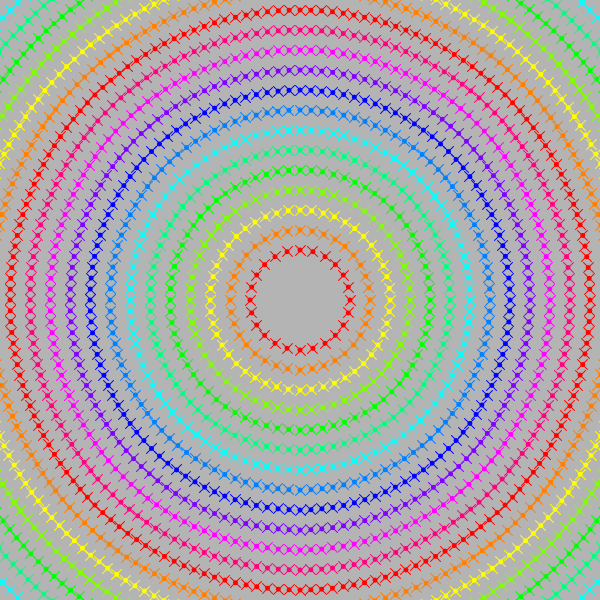
Frame 1 (no input)
Frame 60 (the mouse pressed at the canvas centre just before this capture): identical to frame 1, image omitted
Frame 120 (the mouse held since frame 60 and released just before this capture): identical to frame 1, image omitted

The Processing sketch that drew this single still picture (run headless with seeded random() and noise(); from frame 60 on, the mouse is pressed at the canvas centre):

// Processing sketch: dibujando_en_circulos_03
// ── dibujando_en_circulos_03.pde
/*
 Basado en el ejemplo anterior(02),
 ahora que todo funciona podemos estilizarlo.
 Francisco Zamorano, 2017
 */

float origenX, origenY;  //usaremos este para el centro de la circunferencia
float radioInicial; // radio de la circunferencia
int nElementosInicial; //cantidad de cosas a dibujar
int nAnillos; //cuantas repeticiones para crear 'anillos'
float espacioAnillos; //separacion entre 'anillos' 

void setup() {
  size(600, 600);
  origenX = width/2; //mitad del ancho del canvas
  origenY = height/2; //mitad del alto del canvas
  radioInicial = 50; //inicializamos el radio, lo vamos a modificar despues
  nElementosInicial = 24;
  nAnillos = 20;
  espacioAnillos = 20;
  colorMode (HSB, 360, 100, 100);
}

void draw() {
  background(255);
  for (int i = 0; i<nAnillos; i++) { //loop para repetir anillos
    float radio = radioInicial + espacioAnillos*i; // en cada loop de 'i', incrementamos el radio en 20px
    int nElementos = nElementosInicial + 12*i; //en cada anillo, incrementamos en 12 la cantidad de elementos
    float hue = (i%12)*30; //esta es una tecnica para limitar que un numero no crezca, el operador "módulo"(%) genera un ciclo.
    color miColor = color(hue, 100, 100);

    //dibujemos un anillo
    for (int j = 0; j<nElementos; j++) { //loop para posicionar los elementos
      float angulo = (TWO_PI/nElementos) * j;
      float x = origenX + cos(angulo) * radio;
      float y = origenY + sin(angulo) * radio;
      miDibujo(x, y, 10, 10, miColor); //en vez de dibujar directo aca, llamamos a una funcion. Esto es opcional por supuesto
    }
  }
}

void miDibujo(float x, float y, float tX, float tY, color c) {
  tX/=2;
  tY/=2;
  fill(c);
  noStroke();
  ellipse(x, y, tX, tY);
  stroke(c);
  line(x+tX, y+tY, x-tX, y-tY);
  line(x+tX, y-tY, x-tX, y+tY);
}
